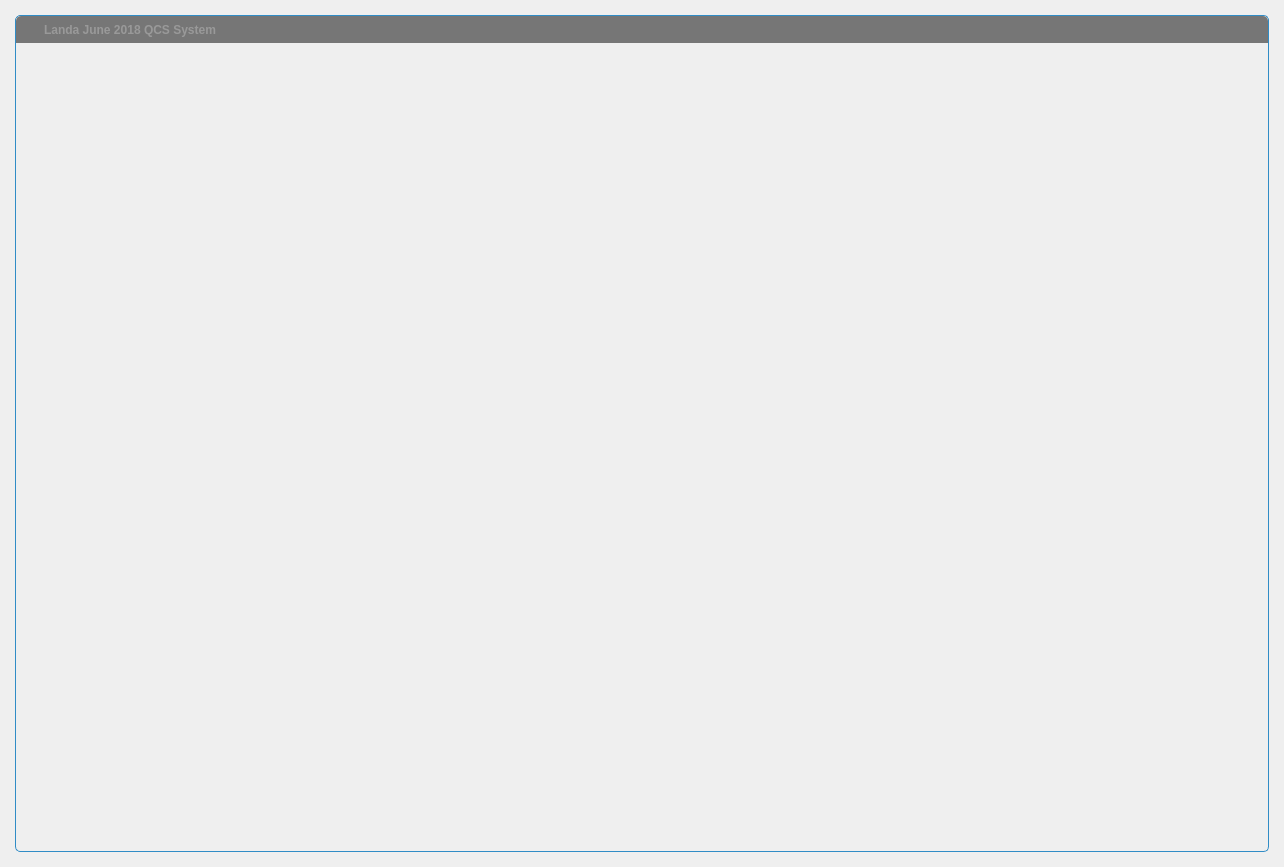
<?xml version="1.0" encoding="UTF-8"?>
<ui version="4.0">
 <class>FramelessWindow</class>
 <widget class="QWidget" name="FramelessWindow">
  <property name="geometry">
   <rect>
    <x>0</x>
    <y>0</y>
    <width>1284</width>
    <height>867</height>
   </rect>
  </property>
  <property name="windowTitle">
   <string/>
  </property>
  <property name="autoFillBackground">
   <bool>false</bool>
  </property>
  <layout class="QVBoxLayout" name="verticalLayout_2">
   <property name="spacing">
    <number>0</number>
   </property>
   <property name="leftMargin">
    <number>15</number>
   </property>
   <property name="topMargin">
    <number>15</number>
   </property>
   <property name="rightMargin">
    <number>15</number>
   </property>
   <property name="bottomMargin">
    <number>15</number>
   </property>
   <item>
    <widget class="QWidget" name="windowFrame" native="true">
     <property name="autoFillBackground">
      <bool>false</bool>
     </property>
     <property name="styleSheet">
      <string notr="true">#windowFrame{border:1px solid palette(highlight); border-radius:5px 5px 5px 5px; background-color:palette(Window);}</string>
     </property>
     <layout class="QVBoxLayout" name="verticalLayout">
      <property name="spacing">
       <number>0</number>
      </property>
      <property name="leftMargin">
       <number>1</number>
      </property>
      <property name="topMargin">
       <number>1</number>
      </property>
      <property name="rightMargin">
       <number>1</number>
      </property>
      <property name="bottomMargin">
       <number>1</number>
      </property>
      <item>
       <widget class="WindowDragger" name="windowTitlebar" native="true">
        <property name="sizePolicy">
         <sizepolicy hsizetype="Preferred" vsizetype="Fixed">
          <horstretch>0</horstretch>
          <verstretch>0</verstretch>
         </sizepolicy>
        </property>
        <property name="minimumSize">
         <size>
          <width>0</width>
          <height>0</height>
         </size>
        </property>
        <property name="autoFillBackground">
         <bool>false</bool>
        </property>
        <property name="styleSheet">
         <string notr="true">#windowTitlebar{border: 0px none palette(base); border-top-left-radius:5px; border-top-right-radius:5px; background-color:palette(shadow); height:20px;}</string>
        </property>
        <layout class="QHBoxLayout" name="horizontalLayout" stretch="0,0,1,0,0,0,0">
         <property name="spacing">
          <number>0</number>
         </property>
         <property name="leftMargin">
          <number>0</number>
         </property>
         <property name="topMargin">
          <number>0</number>
         </property>
         <property name="rightMargin">
          <number>0</number>
         </property>
         <property name="bottomMargin">
          <number>0</number>
         </property>
         <item>
          <widget class="QLabel" name="spacer">
           <property name="minimumSize">
            <size>
             <width>4</width>
             <height>0</height>
            </size>
           </property>
           <property name="maximumSize">
            <size>
             <width>4</width>
             <height>16777215</height>
            </size>
           </property>
          </widget>
         </item>
         <item>
          <widget class="QLabel" name="icon">
           <property name="minimumSize">
            <size>
             <width>16</width>
             <height>16</height>
            </size>
           </property>
           <property name="maximumSize">
            <size>
             <width>16</width>
             <height>16</height>
            </size>
           </property>
           <property name="contextMenuPolicy">
            <enum>Qt::NoContextMenu</enum>
           </property>
           <property name="styleSheet">
            <string notr="true">#icon {background-color:palette(shadow);}</string>
           </property>
          </widget>
         </item>
         <item>
          <widget class="QLabel" name="titleText">
           <property name="font">
            <font>
             <weight>75</weight>
             <bold>true</bold>
            </font>
           </property>
           <property name="styleSheet">
            <string notr="true">  padding-left:5px;
  color:rgb(153,153,153);</string>
           </property>
           <property name="text">
            <string>Landa June 2018 QCS System</string>
           </property>
           <property name="alignment">
            <set>Qt::AlignLeading|Qt::AlignLeft|Qt::AlignVCenter</set>
           </property>
          </widget>
         </item>
         <item>
          <widget class="QToolButton" name="minimizeButton">
           <property name="font">
            <font>
             <weight>75</weight>
             <bold>true</bold>
            </font>
           </property>
           <property name="styleSheet">
            <string notr="true">#minimizeButton{
  background-color:none;
  border:none;
  width:16px;
  height:16px;
  padding:4px;
  image:url(:/Resources/images/icon_window_minimize.png);
}
#minimizeButton:hover{
  background-color:palette(alternate-base);
}
#minimizeButton:pressed{
  background-color:palette(highlight);
}</string>
           </property>
           <property name="text">
            <string/>
           </property>
          </widget>
         </item>
         <item>
          <widget class="QToolButton" name="restoreButton">
           <property name="styleSheet">
            <string notr="true">#restoreButton{
  background-color:none;
  border:none;
  width:16px;
  height:16px;
  padding:4px;
  image:url(:/Resources/images/icon_window_restore.png);
}
#restoreButton:hover{
  background-color:palette(alternate-base);
}
#restoreButton:pressed{
  background-color:palette(highlight);
}</string>
           </property>
           <property name="text">
            <string/>
           </property>
          </widget>
         </item>
         <item>
          <widget class="QToolButton" name="maximizeButton">
           <property name="styleSheet">
            <string notr="true">#maximizeButton{
  background-color:none;
  border:none;
  width:16px;
  height:16px;
  padding:4px;
  image:url(:/Resources/images/icon_window_maximize.png);
}
#maximizeButton:hover{
  background-color:palette(alternate-base);
}
##maximizeButton:pressed{
  background-color:palette(highlight);
}</string>
           </property>
           <property name="text">
            <string/>
           </property>
          </widget>
         </item>
         <item>
          <widget class="QToolButton" name="closeButton">
           <property name="font">
            <font>
             <weight>75</weight>
             <bold>true</bold>
            </font>
           </property>
           <property name="styleSheet">
            <string notr="true">#closeButton{
  background-color:none;
  border:none;
  width:16px;
  height:16px;
  padding:4px;
  image:url(:/Resources/images/icon_window_close.png);
  border-top-right-radius: 5px;
}
#closeButton:hover{
  background-color:palette(alternate-base);
}
##closeButton:pressed{
  background-color:palette(highlight);
}</string>
           </property>
          </widget>
         </item>
        </layout>
       </widget>
      </item>
      <item>
       <widget class="QWidget" name="windowContent" native="true">
        <property name="autoFillBackground">
         <bool>false</bool>
        </property>
        <property name="styleSheet">
         <string notr="true">#windowContent{
  border: 0px none palette(base);
  border-radius:0px 0px 5px 5px;
}</string>
        </property>
       </widget>
      </item>
     </layout>
    </widget>
   </item>
  </layout>
 </widget>
 <layoutdefault spacing="6" margin="11"/>
 <customwidgets>
  <customwidget>
   <class>WindowDragger</class>
   <extends>QWidget</extends>
   <header>windowdragger.h</header>
   <container>1</container>
  </customwidget>
 </customwidgets>
 <resources/>
 <connections/>
</ui>
